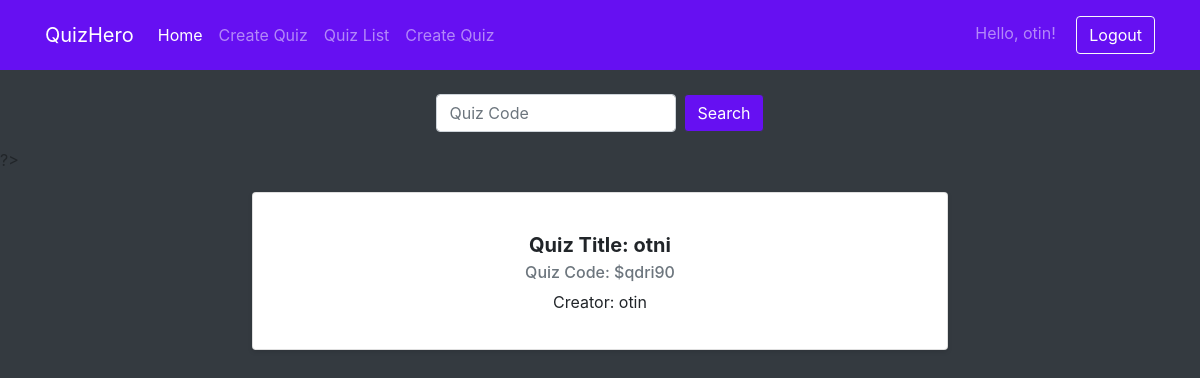
Page /List.php (signed in) on the earlier database version.
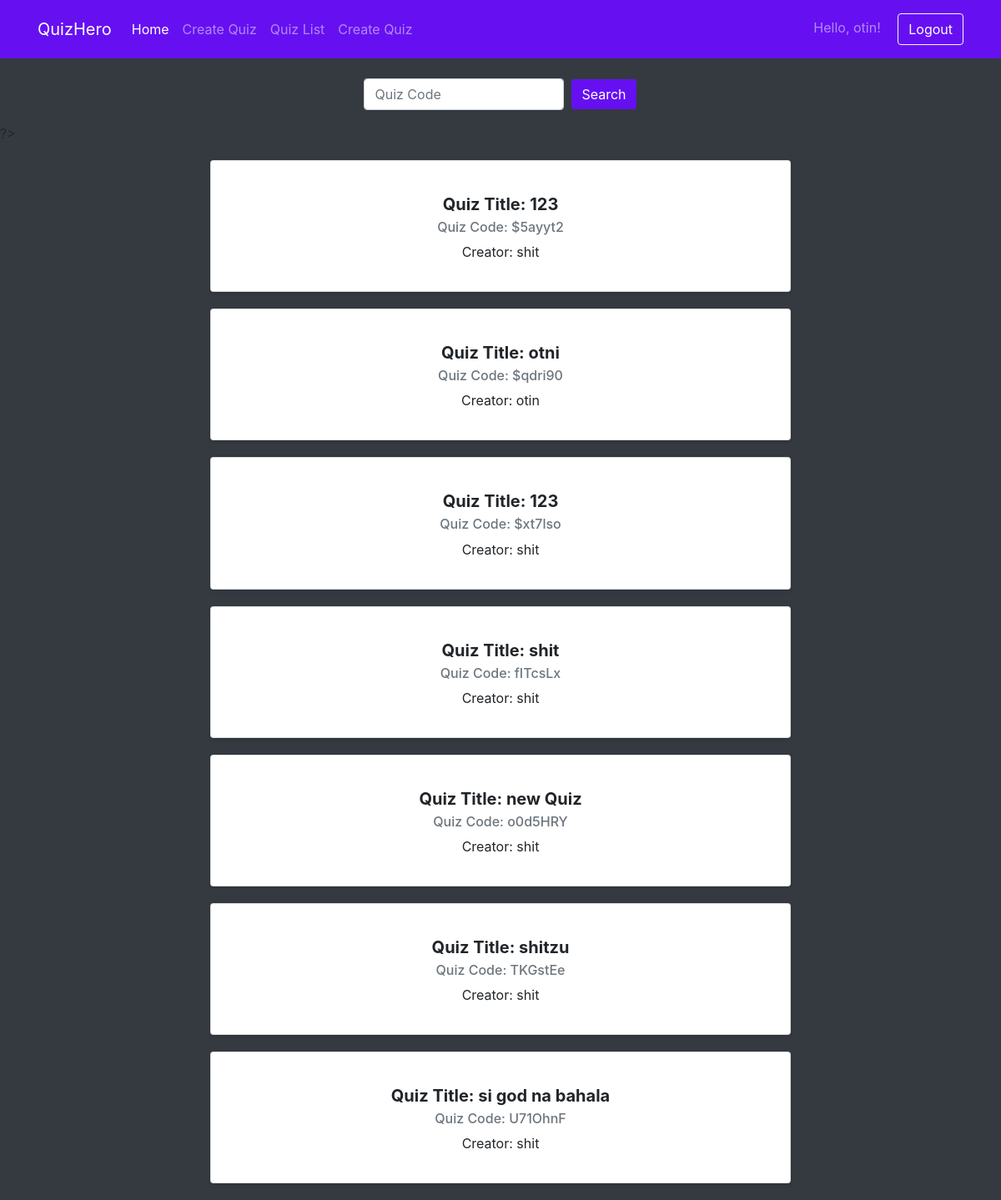
Same page on the later database version.
### tables this page shows
CREATE TABLE `quizlisttable` (
  `code` varchar(7) NOT NULL,
  `title` varchar(255) NOT NULL,
  `thumbnail` varchar(255) NOT NULL,
  `visibility` varchar(8) NOT NULL,
  `creator` varchar(255) NOT NULL
);

### List.php (the view, shortened to what this page needs)
    <?php
    $servername = 'localhost';
    $dbUsername = 'root';
    $dbPassword = '';
    $database_name = 'web';
    $conn = new mysqli($servername, $dbUsername, $dbPassword, $database_name);
      ?>
<?php require('assets/php/head.inc.php'); ?>
<?php include('assets/php/navbar.inc.php'); ?>
<link rel="stylesheet" href="https://cdn.jsdelivr.net/npm/bootstrap@4.0.0/dist/css/bootstrap.min.css">
        <br>
        <form class="d-flex justify-content-center" role="search" method="post">
        <input class="form-control me-2" style="width: 15rem;" type="search" name="quizCode" placeholder="Quiz Code" aria-label="Search">
        <button class="btn btn-primary border-dark" type="submit">Search</button>
        </form>
?>
<?php
$sql = "SELECT * FROM quizlisttable";
$result = $conn->query($sql);
if ($result->num_rows > 0) {
  while($row = $result->fetch_assoc()) {
    echo '<div class="card" onmouseover="this.style.transform=\'scale(1.05)\'" onmouseout="this.style.transform=\'scale(1)\'">'
    . '<div class="card-body">'
    . '<h5 class="card-title">Quiz Title: ' . htmlspecialchars($row["title"]) . '</h5>'
    . '<h6 class="card-subtitle mb-2 text-muted">Quiz Code: ' . htmlspecialchars($row["code"]) . '</h6>'
    . '<p class="card-text">Creator: ' . htmlspecialchars($row["creator"]) . '</p>'
    . '</div>'
    . '</div>';
}
} else {
  echo "0 results";
}
?>
<?php require('assets/php/footer.inc.php'); ?>

### assets/php/head.inc.php (shortened to what this page needs)
<html lang="en">
<head>
    <link rel="stylesheet" href="https://cdn.jsdelivr.net/npm/bootstrap@5.3.2/dist/css/bootstrap.min.css" rel="stylesheet">
    <link rel="stylesheet" href="assets/css/style.css">
    <link href="https://cdnjs.cloudflare.com/ajax/libs/font-awesome/5.15.1/css/all.min.css" rel="stylesheet">
</head>
<body class="bg-dark">

### assets/php/navbar.inc.php (shortened to what this page needs)
<section>
<nav class="navbar navbar-expand-lg navbar-dark">
  <div class="container ">
    <a class="navbar-brand" href="index.php">QuizHero</a>
<div class="collapse navbar-collapse" id="navbarText">
<ul class="navbar-nav me-auto mb-2 mb-lg-0">
        <li class="nav-item">
          <a class="nav-link active" aria-current="page" href="index.php">Home</a>
        </li>
        <li class="nav-item">
        <?php if (isset($_SESSION['username'])): ?>
          <a class="nav-link" href="MakeQuiz.php">Create Quiz</a>
          <?php else: ?>
          <a class="nav-link" href="#" data-bs-toggle="modal" data-bs-target="#modalLogin">Create Quiz</a>
        <?php endif; ?>
        </li>
        <li class="nav-item">
        <?php if (isset($_SESSION['username'])): ?>
          <a class="nav-link" href="List.php">Quiz List</a>
          <?php else: ?>
          <a class="nav-link" href="" data-bs-toggle="modal" data-bs-target="#modalLogin">Quiz List</a>
        <?php endif; ?>
        </li>
      <li class="nav-item">
        <?php if (isset($_SESSION['username'])): ?>
          <a class="nav-link" href="answerQuiz.php">Create Quiz</a>
          <?php else: ?>
          <a class="nav-link" href="#" data-bs-toggle="modal" data-bs-target="#modalLogin">Create Quiz</a>
        <?php endif; ?>
        </li>
        </ul>
<?php if (isset($_SESSION['username'])): ?>
        <div class="navbar-text">
          Hello, <?php echo htmlspecialchars($_SESSION['username']); ?>!
          <a href="?logout=1" class="btn btn-outline-light ms-3">Logout</a>
        </div>
      <?php endif; ?>
    </div>
  </div>
</nav>
</section>

### assets/php/footer.inc.php (shortened to what this page needs)
</body>
</html>

### assets/css/style.css (style rules this page uses)
.navbar { background-color: #6610f2 !important; }
.btn-primary { background-color: #6610f2 !important; }
.form-control::placeholder { opacity: 1; color: #6c757d; }
input::placeholder { color: red; }

### List.php (style rules this page uses)
.card { transition: transform 0.5s linear, box-shadow 0.3s ease; width: 50rem; padding: 15px; border: 1px solid #bd1717; border-radius: 8px; box-shadow: 0 2px 5px rgba(0,0,0,0.1); background-color: purple; color: #2f11f2; text-align: center; cursor: pointer; margin: 20px auto; width: 58%; }
.card-body { padding: 10px; }
.card-title, .card-subtitle { margin: 5px 0; }
.card-title { font-size: 1.25rem; font-weight: bold; color: #A020F0; }
.card-subtitle { font-size: 1rem; color: #FFFFFF; }

Differences in the rows shown:
added quizlisttable: title "123", code "$5ayyt2", creator "shit"
added quizlisttable: title "123", code "$xt7lso", creator "shit"
added quizlisttable: title "shit", code "fITcsLx", creator "shit"
added quizlisttable: title "new Quiz", code "o0d5HRY", creator "shit"
added quizlisttable: title "shitzu", code "TKGstEe", creator "shit"
added quizlisttable: title "si god na bahala", code "U71OhnF", creator "shit"
